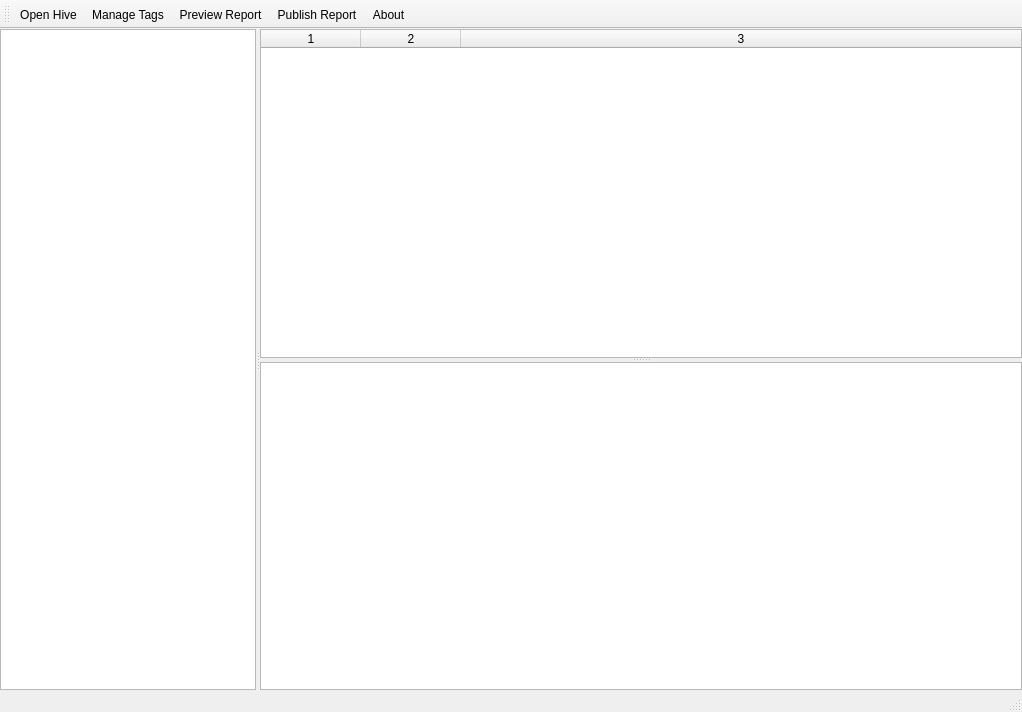
<?xml version="1.0" encoding="UTF-8"?>
<ui version="4.0">
 <class>WombatRegistry</class>
 <widget class="QMainWindow" name="WombatRegistry">
  <property name="geometry">
   <rect>
    <x>0</x>
    <y>0</y>
    <width>1022</width>
    <height>712</height>
   </rect>
  </property>
  <property name="windowTitle">
   <string>Wombat Registry</string>
  </property>
  <property name="windowIcon">
   <iconset resource="wombatregistry.qrc">
    <normaloff>:/wombat</normaloff>:/wombat</iconset>
  </property>
  <widget class="QWidget" name="centralwidget">
   <layout class="QVBoxLayout" name="verticalLayout">
    <property name="spacing">
     <number>6</number>
    </property>
    <property name="leftMargin">
     <number>0</number>
    </property>
    <property name="topMargin">
     <number>0</number>
    </property>
    <property name="rightMargin">
     <number>0</number>
    </property>
    <property name="bottomMargin">
     <number>0</number>
    </property>
    <item>
     <widget class="QSplitter" name="splitter_2">
      <property name="orientation">
       <enum>Qt::Horizontal</enum>
      </property>
      <widget class="QTreeWidget" name="treewidget">
       <property name="selectionBehavior">
        <enum>QAbstractItemView::SelectItems</enum>
       </property>
       <attribute name="headerVisible">
        <bool>false</bool>
       </attribute>
       <column>
        <property name="text">
         <string notr="true">1</string>
        </property>
       </column>
      </widget>
      <widget class="QSplitter" name="splitter">
       <property name="sizePolicy">
        <sizepolicy hsizetype="Preferred" vsizetype="Expanding">
         <horstretch>1</horstretch>
         <verstretch>0</verstretch>
        </sizepolicy>
       </property>
       <property name="orientation">
        <enum>Qt::Vertical</enum>
       </property>
       <widget class="QTableWidget" name="tablewidget">
        <property name="alternatingRowColors">
         <bool>true</bool>
        </property>
        <property name="selectionBehavior">
         <enum>QAbstractItemView::SelectRows</enum>
        </property>
        <property name="columnCount">
         <number>3</number>
        </property>
        <attribute name="horizontalHeaderCascadingSectionResizes">
         <bool>true</bool>
        </attribute>
        <attribute name="horizontalHeaderStretchLastSection">
         <bool>true</bool>
        </attribute>
        <attribute name="verticalHeaderVisible">
         <bool>false</bool>
        </attribute>
        <column/>
        <column/>
        <column/>
       </widget>
       <widget class="QPlainTextEdit" name="plaintext">
        <property name="font">
         <font>
          <family>Source Code Pro</family>
         </font>
        </property>
        <property name="readOnly">
         <bool>true</bool>
        </property>
       </widget>
      </widget>
     </widget>
    </item>
   </layout>
  </widget>
  <widget class="QMenuBar" name="menubar">
   <property name="geometry">
    <rect>
     <x>0</x>
     <y>0</y>
     <width>1022</width>
     <height>22</height>
    </rect>
   </property>
  </widget>
  <widget class="QStatusBar" name="statusbar"/>
  <widget class="QToolBar" name="toolBar">
   <property name="windowTitle">
    <string>toolBar</string>
   </property>
   <attribute name="toolBarArea">
    <enum>TopToolBarArea</enum>
   </attribute>
   <attribute name="toolBarBreak">
    <bool>false</bool>
   </attribute>
   <addaction name="actionOpenHive"/>
   <addaction name="actionManageTags"/>
   <addaction name="actionPreviewReport"/>
   <addaction name="actionPublish"/>
   <addaction name="actionAbout"/>
  </widget>
  <action name="actionOpenHive">
   <property name="icon">
    <iconset resource="wombatregistry.qrc">
     <normaloff>:/bar/openfolder</normaloff>:/bar/openfolder</iconset>
   </property>
   <property name="text">
    <string>Open Hive</string>
   </property>
   <property name="shortcut">
    <string>Ctrl+O</string>
   </property>
  </action>
  <action name="actionManageTags">
   <property name="icon">
    <iconset resource="wombatregistry.qrc">
     <normaloff>:/bar/managetags</normaloff>:/bar/managetags</iconset>
   </property>
   <property name="text">
    <string>Manage Tags</string>
   </property>
   <property name="toolTip">
    <string>Manage Tags</string>
   </property>
   <property name="shortcut">
    <string>Ctrl+M</string>
   </property>
  </action>
  <action name="actionAbout">
   <property name="icon">
    <iconset resource="wombatregistry.qrc">
     <normaloff>:/help</normaloff>:/help</iconset>
   </property>
   <property name="text">
    <string>About</string>
   </property>
   <property name="toolTip">
    <string>About</string>
   </property>
   <property name="shortcut">
    <string>Ctrl+A</string>
   </property>
  </action>
  <action name="actionPreviewReport">
   <property name="icon">
    <iconset resource="wombatregistry.qrc">
     <normaloff>:/bar/preview</normaloff>:/bar/preview</iconset>
   </property>
   <property name="text">
    <string>Preview Report</string>
   </property>
   <property name="toolTip">
    <string>Preview Report</string>
   </property>
   <property name="shortcut">
    <string>Ctrl+P</string>
   </property>
  </action>
  <action name="actionPublish">
   <property name="icon">
    <iconset resource="wombatregistry.qrc">
     <normaloff>:/bar/publish</normaloff>:/bar/publish</iconset>
   </property>
   <property name="text">
    <string>Publish Report</string>
   </property>
   <property name="toolTip">
    <string>Publish Report</string>
   </property>
   <property name="shortcut">
    <string>Ctrl+G</string>
   </property>
  </action>
 </widget>
 <resources>
  <include location="wombatregistry.qrc"/>
 </resources>
 <connections/>
</ui>
